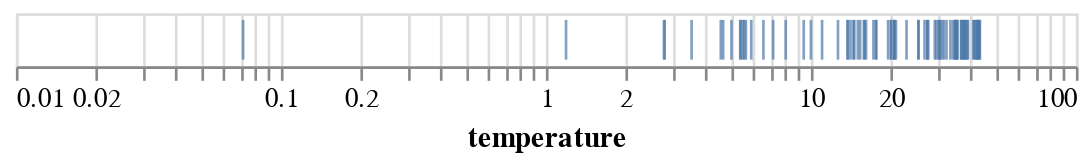

Source (notebook cell):
### Code cell
base = alt.Chart(df).transform_filter(datum.temperature > 0)
tick = base.mark_tick().encode(
    x=alt.X(field="temperature", type="quantitative", scale=alt.Scale(type="log"))
)
display_chart(tick)

### Figure 1 — Vega-Lite specification as saved in the notebook (floating-point values rounded to 4 significant figures)
{"config": {"view": {"continuousWidth": 400, "continuousHeight": 300}}, "data": {"name": "data-62648c40dc40a84dcc0ff734b69b013d"}, "mark": "tick", "encoding": {"x": {"field": "temperature", "scale": {"type": "log"}, "type": "quantitative"}}, "transform": [{"filter": "(datum.temperature > 0)"}], "$schema": "https://vega.github.io/schema/vega-lite/v4.17.0.json", "datasets": {"data-62648c40dc40a84dcc0ff734b69b013d": [{"temperature": 15.95, "wind": 44.06, "precipitation": 39.57, "condition": "sun"}, {"temperature": 35.8, "wind": 57.35, "precipitation": 51.1, "condition": "snow"}, {"temperature": 34.39, "wind": 96.36, "precipitation": 40.97, "condition": "drizzle"}, {"temperature": 7.205, "wind": 25.15, "precipitation": 85.49, "condition": "drizzle"}, {"temperature": 19.55, "wind": 57.88, "precipitation": 73.7, "condition": "sun"}, {"temperature": 40.96, "wind": 18.24, "precipitation": 12.34, "condition": "drizzle"}, {"temperature": 8.037, "wind": 34.86, "precipitation": 47.4, "condition": "drizzle"}, {"temperature": -0.9238, "wind": 38.28, "precipitation": 49.08, "condition": "snow"}, {"temperature": 5.432, "wind": 26.38, "precipitation": 11.85, "condition": "fog"}, {"temperature": -0.5233, "wind": 20.34, "precipitation": 17.6, "condition": "rain"}, {"temperature": -0.3212, "wind": 56.71, "precipitation": 27.9, "condition": "snow"}, {"temperature": -5.817, "wind": 7.922, "precipitation": 58.97, "condition": "sun"}, {"temperature": 29.35, "wind": 42.36, "precipitation": 52.3, "condition": "snow"}, {"temperature": -3.17, "wind": 25.42, "precipitation": 75.96, "condition": "sun"}, {"temperature": 29.76, "wind": 60.51, "precipitation": 27.63, "condition": "sun"}, {"temperature": -2.423, "wind": 71.82, "precipitation": 27.87, "condition": "rain"}, {"temperature": 27.72, "wind": 25.5, "precipitation": 56.95, "condition": "rain"}, {"temperature": 42.86, "wind": 64.08, "precipitation": 43.21, "condition": "drizzle"}, {"temperature": 17.67, "wind": 69.77, "precipitation": 4.879, "condition": "snow"}, {"temperature": 14.11, "wind": 57.18, "precipitation": 23.0, "condition": "sun"}, {"temperature": 13.74, "wind": 47.92, "precipitation": 14.36, "condition": "drizzle"}, {"temperature": 38.55, "wind": 71.4, "precipitation": 47.87, "condition": "rain"}, {"temperature": 35.42, "wind": 15.37, "precipitation": 10.14, "condition": "drizzle"}, {"temperature": 42.81, "wind": 19.29, "precipitation": 83.72, "condition": "sun"}, {"temperature": 5.542, "wind": 37.92, "precipitation": 1.806, "condition": "rain"}, {"temperature": 31.26, "wind": 25.61, "precipitation": 94.0, "condition": "snow"}, {"temperature": 12.65, "wind": 19.72, "precipitation": 4.277, "condition": "snow"}, {"temperature": 27.46, "wind": 18.46, "precipitation": 14.86, "condition": "snow"}, {"temperature": 39.17, "wind": 62.58, "precipitation": 61.91, "condition": "drizzle"}, {"temperature": 20.58, "wind": 6.979, "precipitation": 26.2, "condition": "fog"}, {"temperature": 43.44, "wind": 91.73, "precipitation": 49.93, "condition": "rain"}, {"temperature": 37.39, "wind": 37.35, "precipitation": 79.01, "condition": "rain"}, {"temperature": -0.974, "wind": 52.37, "precipitation": 30.45, "condition": "fog"}, {"temperature": 32.48, "wind": 88.07, "precipitation": 79.8, "condition": "drizzle"}, {"temperature": 35.07, "wind": 20.18, "precipitation": 68.33, "condition": "drizzle"}, {"temperature": 30.65, "wind": 70.21, "precipitation": 14.84, "condition": "fog"}, {"temperature": 17.57, "wind": 23.57, "precipitation": 33.43, "condition": "fog"}, {"temperature": 37.67, "wind": 25.75, "precipitation": 22.16, "condition": "fog"}, {"temperature": 5.014, "wind": 35.85, "precipitation": 50.43, "condition": "drizzle"}, {"temperature": 0.072, "wind": 2.304, "precipitation": 43.69, "condition": "snow"}, {"temperature": 5.955, "wind": 97.51, "precipitation": 18.94, "condition": "fog"}, {"temperature": 30.33, "wind": 11.12, "precipitation": 16.1, "condition": "rain"}, {"temperature": 14.46, "wind": 51.39, "precipitation": 51.52, "condition": "fog"}, {"temperature": 9.396, "wind": 14.41, "precipitation": 58.34, "condition": "drizzle"}, {"temperature": -7.883, "wind": 98.24, "precipitation": 51.41, "condition": "snow"}, {"temperature": 36.85, "wind": 17.44, "precipitation": 55.91, "condition": "drizzle"}, {"temperature": -9.583, "wind": 23.84, "precipitation": 61.61, "condition": "fog"}, {"temperature": -9.419, "wind": 53.25, "precipitation": 78.45, "condition": "sun"}, {"temperature": 4.572, "wind": 9.069, "precipitation": 42.45, "condition": "rain"}, {"temperature": 6.62, "wind": 35.88, "precipitation": 64.99, "condition": "rain"}, {"temperature": 20.63, "wind": 28.95, "precipitation": 14.3, "condition": "rain"}, {"temperature": -9.584, "wind": 83.65, "precipitation": 35.87, "condition": "snow"}, {"temperature": 11.02, "wind": 82.98, "precipitation": 67.52, "condition": "drizzle"}, {"temperature": 5.411, "wind": 21.06, "precipitation": 98.11, "condition": "fog"}, {"temperature": 2.807, "wind": 40.81, "precipitation": 17.11, "condition": "drizzle"}, {"temperature": 33.61, "wind": 68.87, "precipitation": 1.751, "condition": "drizzle"}, {"temperature": -3.731, "wind": 22.99, "precipitation": 20.45, "condition": "sun"}, {"temperature": 38.89, "wind": 4.451, "precipitation": 50.19, "condition": "snow"}, {"temperature": 30.68, "wind": 57.59, "precipitation": 3.882, "condition": "sun"}, {"temperature": 20.94, "wind": 86.16, "precipitation": 84.65, "condition": "sun"}, {"temperature": 37.96, "wind": 83.22, "precipitation": 78.1, "condition": "sun"}, {"temperature": 2.789, "wind": 5.605, "precipitation": 64.23, "condition": "rain"}, {"temperature": -7.363, "wind": 57.38, "precipitation": 18.5, "condition": "sun"}, {"temperature": 1.191, "wind": 46.53, "precipitation": 56.22, "condition": "rain"}, {"temperature": 5.601, "wind": 10.56, "precipitation": 10.01, "condition": "sun"}, {"temperature": 38.06, "wind": 40.56, "precipitation": 18.58, "condition": "rain"}, {"temperature": 10.0, "wind": 0.3814, "precipitation": 3.432, "condition": "snow"}, {"temperature": 35.52, "wind": 85.38, "precipitation": 72.28, "condition": "rain"}, {"temperature": 42.22, "wind": 21.9, "precipitation": 64.45, "condition": "snow"}, {"temperature": 42.63, "wind": 16.6, "precipitation": 85.32, "condition": "sun"}, {"temperature": 4.667, "wind": 13.91, "precipitation": 87.48, "condition": "drizzle"}, {"temperature": 16.15, "wind": 38.0, "precipitation": 47.26, "condition": "rain"}, {"temperature": 15.03, "wind": 86.43, "precipitation": 81.7, "condition": "rain"}, {"temperature": 35.19, "wind": 72.51, "precipitation": 22.44, "condition": "sun"}, {"temperature": 26.84, "wind": 83.91, "precipitation": 63.12, "condition": "drizzle"}, {"temperature": 34.88, "wind": 45.33, "precipitation": 0.9936, "condition": "rain"}, {"temperature": 41.38, "wind": 7.545, "precipitation": 54.7, "condition": "snow"}, {"temperature": 36.96, "wind": 49.47, "precipitation": 85.48, "condition": "snow"}, {"temperature": 14.59, "wind": 4.49, "precipitation": 10.31, "condition": "sun"}, {"temperature": 20.04, "wind": 66.33, "precipitation": 74.45, "condition": "sun"}, {"temperature": 25.47, "wind": 82.06, "precipitation": 61.2, "condition": "rain"}, {"temperature": 20.07, "wind": 46.45, "precipitation": 53.6, "condition": "snow"}, {"temperature": 5.685, "wind": 58.17, "precipitation": 31.24, "condition": "snow"}, {"temperature": 42.49, "wind": 71.08, "precipitation": 61.47, "condition": "rain"}, {"temperature": -7.079, "wind": 27.0, "precipitation": 19.79, "condition": "rain"}, {"temperature": -5.045, "wind": 88.94, "precipitation": 99.5, "condition": "fog"}, {"temperature": 25.45, "wind": 96.39, "precipitation": 69.85, "condition": "rain"}, {"temperature": 22.96, "wind": 88.49, "precipitation": 40.27, "condition": "snow"}, {"temperature": 27.51, "wind": 29.84, "precipitation": 27.85, "condition": "fog"}, {"temperature": -6.87, "wind": 54.9, "precipitation": 29.74, "condition": "snow"}, {"temperature": 41.67, "wind": 21.39, "precipitation": 23.45, "condition": "sun"}, {"temperature": 15.84, "wind": 14.55, "precipitation": 78.91, "condition": "sun"}, {"temperature": 13.79, "wind": 31.92, "precipitation": 65.39, "condition": "fog"}, {"temperature": -0.2479, "wind": 16.05, "precipitation": 26.22, "condition": "sun"}, {"temperature": 20.63, "wind": 15.35, "precipitation": 94.2, "condition": "rain"}, {"temperature": 17.22, "wind": 61.15, "precipitation": 27.79, "condition": "snow"}, {"temperature": 15.34, "wind": 52.16, "precipitation": 44.26, "condition": "drizzle"}, {"temperature": 43.29, "wind": 30.62, "precipitation": 90.71, "condition": "drizzle"}, {"temperature": 31.75, "wind": 54.0, "precipitation": 98.59, "condition": "drizzle"}, {"temperature": 3.548, "wind": 96.91, "precipitation": 50.0, "condition": "fog"}]}}
